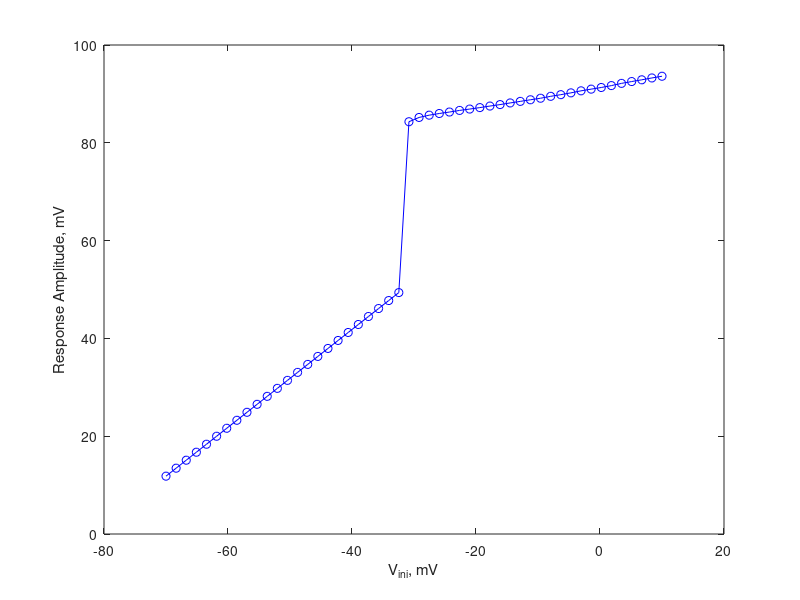

Recreate this plot in MATLAB.
clear all;
data=[
-70 11.827
-68.3673 13.4596
-66.7347 15.0922
-65.102 16.7247
-63.4694 18.3573
-61.8367 19.9899
-60.2041 21.6225
-58.5714 23.255
-56.9388 24.8876
-55.3061 26.5201
-53.6735 28.1526
-52.0408 29.7852
-50.4082 31.4177
-48.7755 33.0502
-47.1429 34.6827
-45.5102 36.3152
-43.8776 37.9477
-42.2449 39.5801
-40.6122 41.2125
-38.9796 42.8449
-37.3469 44.4772
-35.7143 46.1095
-34.0816 47.7414
-32.449 49.3714
-30.8163 84.3096
-29.1837 85.1836
-27.551 85.6514
-25.9184 85.9936
-24.2857 86.2927
-22.6531 86.6214
-21.0204 86.9003
-19.3878 87.1993
-17.7551 87.5152
-16.1224 87.8148
-14.4898 88.1522
-12.8571 88.4702
-11.2245 88.8
-9.59184 89.1143
-7.95918 89.5062
-6.32653 89.8427
-4.69388 90.2148
-3.06122 90.6294
-1.42857 90.9739
0.204082 91.3113
1.83673 91.6992
3.46939 92.1536
5.10204 92.5268
6.73469 92.8841
8.36735 93.2618
10 93.6116
];
plot(data(:,1),data(:,2),'bo-');
xlabel('V_{ini}, mV');
ylabel('Response Amplitude, mV');
